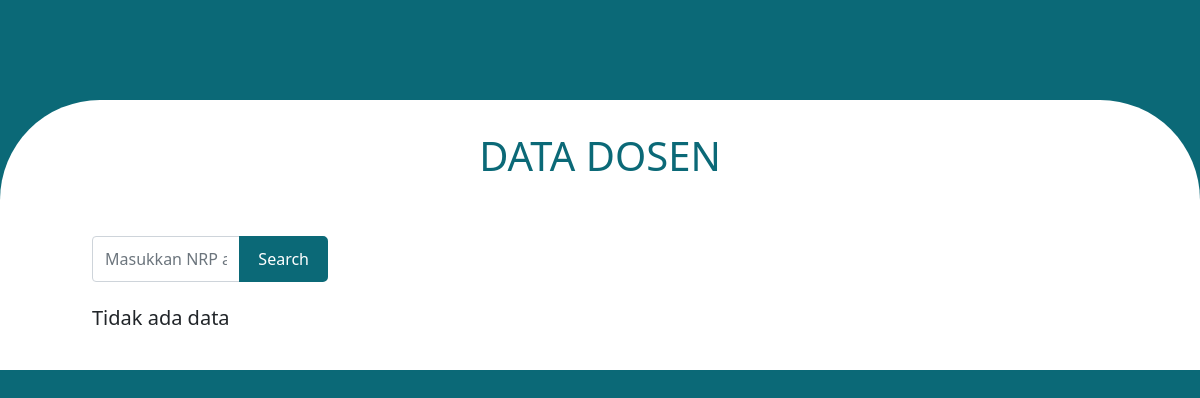
The app's page /data_dosen.php, older data.
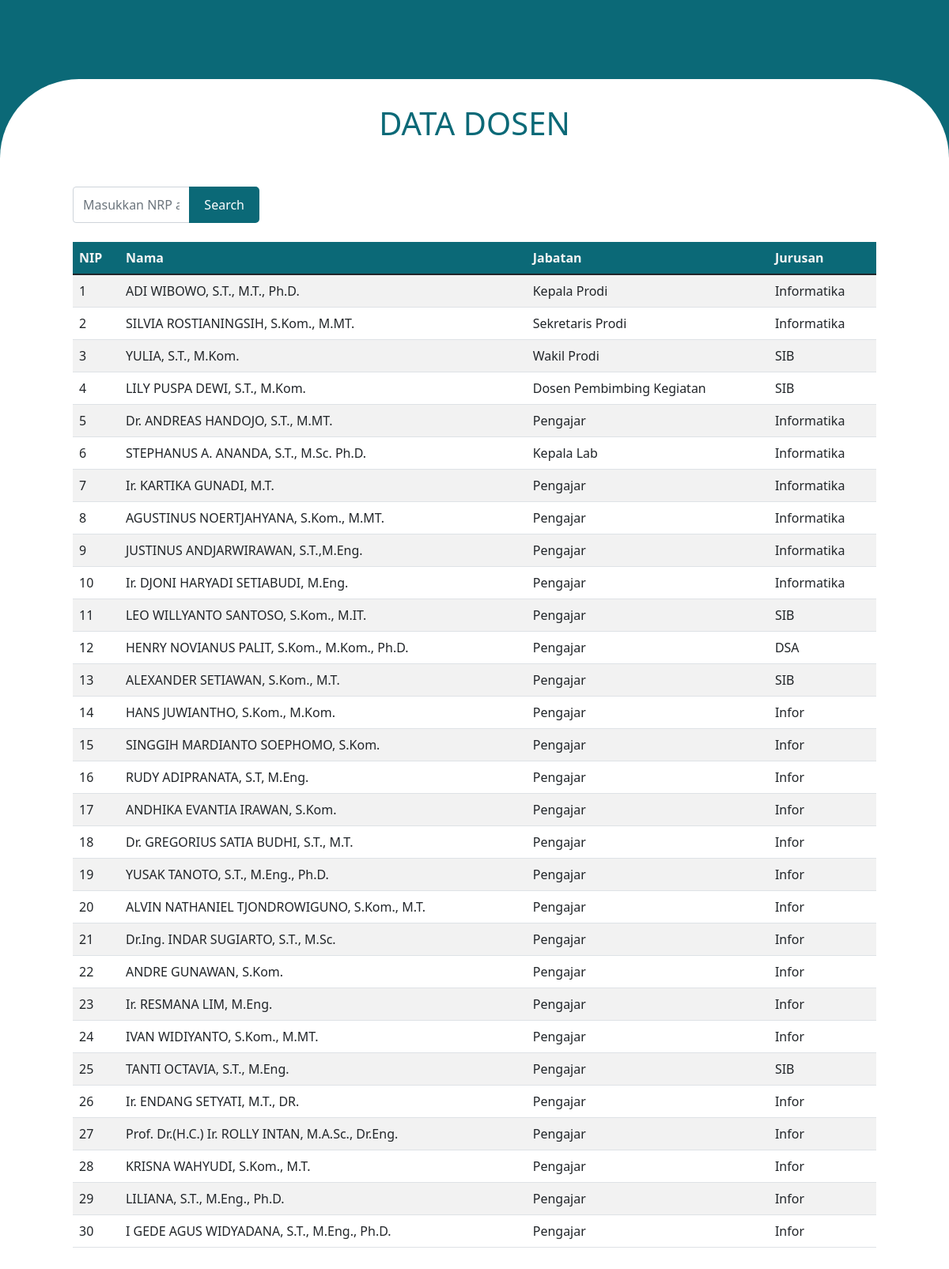
The same page, newer data.
### tables this page shows
CREATE TABLE `data_dosen` (
  `nip` int(10) NOT NULL,
  `nama` varchar(100) NOT NULL,
  `jabatan` varchar(100) NOT NULL,
  `jurusan` varchar(100) NOT NULL
);

### data_dosen.php (the view, shortened to what this page needs)
<?php
include 'config.php';
if (isset($_POST['search']) && $_POST['keyword'] != ''){
    $nama = $_POST['keyword'];
    $fetch = "SELECT * FROM data_dosen WHERE nama LIKE '%$nama%' OR nip LIKE '%$nama%' OR jabatan LIKE '%$nama%' or jurusan LIKE '%$nama%'";
    $stmt = mysqli_prepare($conn, $fetch);
    mysqli_stmt_execute($stmt);
    $result = mysqli_stmt_get_result($stmt);
}
else{
    $fetch = "SELECT * FROM data_dosen";
    $stmt = mysqli_prepare($conn, $fetch);
    mysqli_stmt_execute($stmt);
    $result = mysqli_stmt_get_result($stmt);
}
?>
<!DOCTYPE html>
<html lang="en">
<head>
    <link href="https://cdn.jsdelivr.net/npm/bootstrap@5.1.3/dist/css/bootstrap.min.css" rel="stylesheet">
</head>
<body style="background-color: #0B6977;">
    <div id="rectangle">
        <div class="container">
            <div class="row">
                <div class="col-lg-12 mb-5">
                    <h1 style="text-align: center; color: #0B6977" class="text-uppercase">data dosen</h1>
                </div>
            </div>
            <form action="" method="post">
                <div class="row mb-4">
                    <div class="col-lg-3">
                        <div class="input-group">
                            <input type="text" name="keyword" id="keyword" class="form-control" placeholder="Masukkan NRP atau nama" aria-label="Masukkan NRP atau nama" aria-describedby="basic-addon2">
                            <button class="btn btn-outline-ocean" type="submit" name="search" id="cari">Search</button>
                        </div>
                    </div>
                </div>
            </form>
            <div class="row">
                <div class="col-lg-12">
                    <div id="wadah">
                        <?php if (mysqli_num_rows($result) > 0): ?>
                            <table class="table table-striped">
                                <thead style="background-color:#0B6977; color: whitesmoke;">
                                    <tr>
                                    <th scope="col">NIP</th>
                                    <th scope="col">Nama</th>
                                    <th scope="col">Jabatan</th>
                                    <th scope="col">Jurusan</th>
                                    </tr>
                                </thead>
                                <tbody>
                                <?php while ($row = mysqli_fetch_assoc($result)): ?>
                                        <tr>
                                            <td><?=$row['nip']?></td>
                                            <td><?=$row['nama']?></td>
                                            <td><?=$row['jabatan']?></td>
                                            <td><?=$row['jurusan']?></td>
                                        </tr>
                                <?php endwhile ?>
                                </tbody>
                            </table>
                        <?php else: ?>
                            <h5>Tidak ada data</h5>
                        <?php endif ?>
                    </div>
                </div>
            </div>
        </div>
    </div>
</body>
</html>

Row changes from the older to the newer data that the page shows:
added data_dosen: nip "1", nama "ADI WIBOWO, S.T., M.T., Ph.D.", jabatan "Kepala Prodi", jurusan "Informatika"
added data_dosen: nip "2", nama "SILVIA ROSTIANINGSIH, S.Kom., M.MT.", jabatan "Sekretaris Prodi", jurusan "Informatika"
added data_dosen: nip "3", nama "YULIA, S.T., M.Kom.", jabatan "Wakil Prodi", jurusan "SIB"
added data_dosen: nip "4", nama "LILY PUSPA DEWI, S.T., M.Kom.", jabatan "Dosen Pembimbing Kegiatan", jurusan "SIB"
added data_dosen: nip "5", nama "Dr. ANDREAS HANDOJO, S.T., M.MT.", jabatan "Pengajar", jurusan "Informatika"
added data_dosen: nip "6", nama "STEPHANUS A. ANANDA, S.T., M.Sc. Ph.D.", jabatan "Kepala Lab", jurusan "Informatika"
added data_dosen: nip "7", nama "Ir. KARTIKA GUNADI, M.T.", jabatan "Pengajar", jurusan "Informatika"
added data_dosen: nip "8", nama "AGUSTINUS NOERTJAHYANA, S.Kom., M.MT.", jabatan "Pengajar", jurusan "Informatika"
added data_dosen: nip "9", nama "JUSTINUS ANDJARWIRAWAN, S.T.,M.Eng.", jabatan "Pengajar", jurusan "Informatika"
added data_dosen: nip "10", nama "Ir. DJONI HARYADI SETIABUDI, M.Eng.", jabatan "Pengajar", jurusan "Informatika"
added data_dosen: nip "11", nama "LEO WILLYANTO SANTOSO, S.Kom., M.IT.", jabatan "Pengajar", jurusan "SIB"
added data_dosen: nip "12", nama "HENRY NOVIANUS PALIT, S.Kom., M.Kom., Ph.D.", jabatan "Pengajar", jurusan "DSA"
added data_dosen: nip "13", nama "ALEXANDER SETIAWAN, S.Kom., M.T.", jabatan "Pengajar", jurusan "SIB"
added data_dosen: nip "14", nama "HANS JUWIANTHO, S.Kom., M.Kom.", jabatan "Pengajar", jurusan "Infor"
added data_dosen: nip "15", nama "SINGGIH MARDIANTO SOEPHOMO, S.Kom.", jabatan "Pengajar", jurusan "Infor"
added data_dosen: nip "16", nama "RUDY ADIPRANATA, S.T, M.Eng.", jabatan "Pengajar", jurusan "Infor"
added data_dosen: nip "17", nama "ANDHIKA EVANTIA IRAWAN, S.Kom.", jabatan "Pengajar", jurusan "Infor"
added data_dosen: nip "18", nama "Dr. GREGORIUS SATIA BUDHI, S.T., M.T.", jabatan "Pengajar", jurusan "Infor"
added data_dosen: nip "19", nama "YUSAK TANOTO, S.T., M.Eng., Ph.D.", jabatan "Pengajar", jurusan "Infor"
added data_dosen: nip "20", nama "ALVIN NATHANIEL TJONDROWIGUNO, S.Kom., M.T.", jabatan "Pengajar", jurusan "Infor"
added data_dosen: nip "21", nama "Dr.Ing. INDAR SUGIARTO, S.T., M.Sc.", jabatan "Pengajar", jurusan "Infor"
added data_dosen: nip "22", nama "ANDRE GUNAWAN, S.Kom.", jabatan "Pengajar", jurusan "Infor"
added data_dosen: nip "23", nama "Ir. RESMANA LIM, M.Eng.", jabatan "Pengajar", jurusan "Infor"
added data_dosen: nip "24", nama "IVAN WIDIYANTO, S.Kom., M.MT.", jabatan "Pengajar", jurusan "Infor"
added data_dosen: nip "25", nama "TANTI OCTAVIA, S.T., M.Eng.", jabatan "Pengajar", jurusan "SIB"
added data_dosen: nip "26", nama "Ir. ENDANG SETYATI, M.T., DR.", jabatan "Pengajar", jurusan "Infor"
added data_dosen: nip "27", nama "Prof. Dr.(H.C.) Ir. ROLLY INTAN, M.A.Sc., Dr.Eng.", jabatan "Pengajar", jurusan "Infor"
added data_dosen: nip "28", nama "KRISNA WAHYUDI, S.Kom., M.T.", jabatan "Pengajar", jurusan "Infor"
added data_dosen: nip "29", nama "LILIANA, S.T., M.Eng., Ph.D.", jabatan "Pengajar", jurusan "Infor"
added data_dosen: nip "30", nama "I GEDE AGUS WIDYADANA, S.T., M.Eng., Ph.D.", jabatan "Pengajar", jurusan "Infor"
Text that changed along with them:
text no longer shown: "Tidak ada data"
text now shown: "NIP Nama Jabatan Jurusan"
